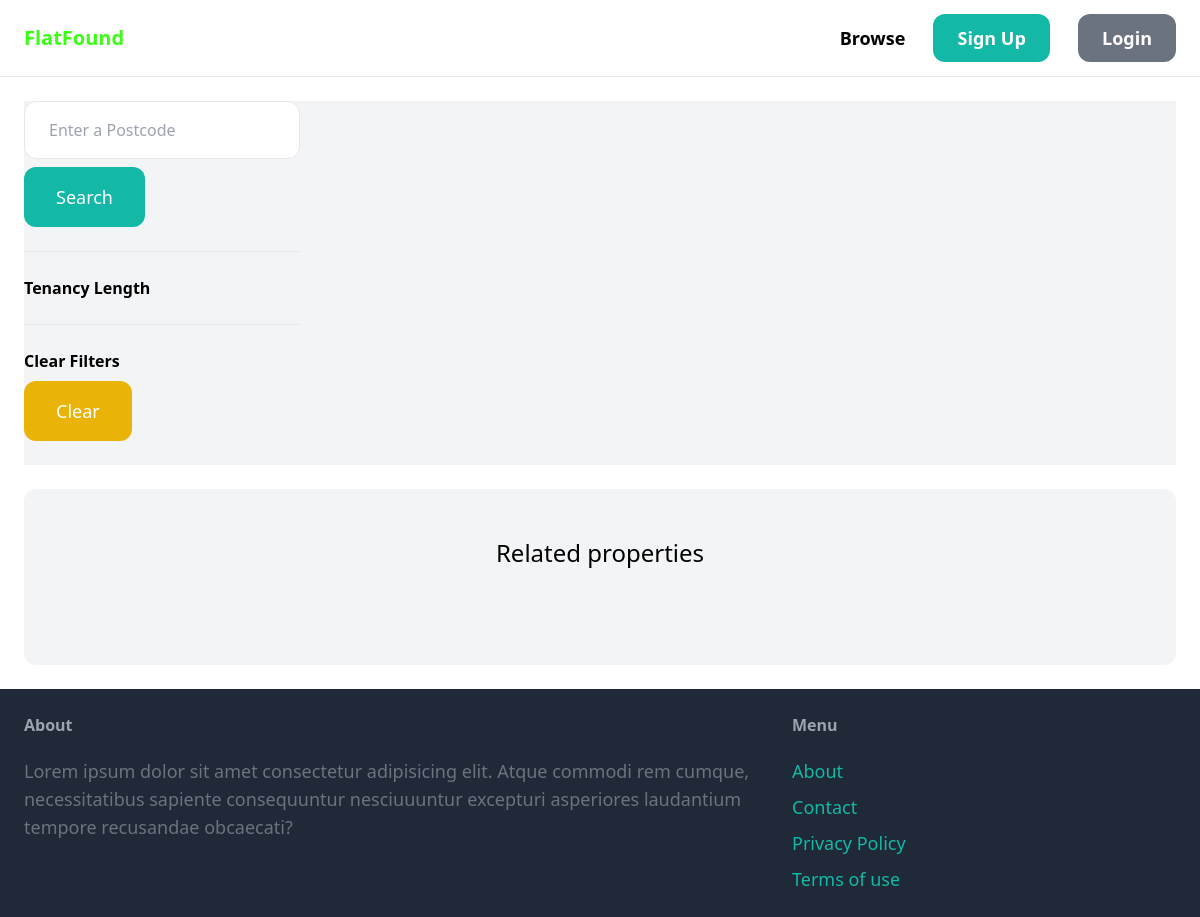
Before: /properties/ with the older database file.
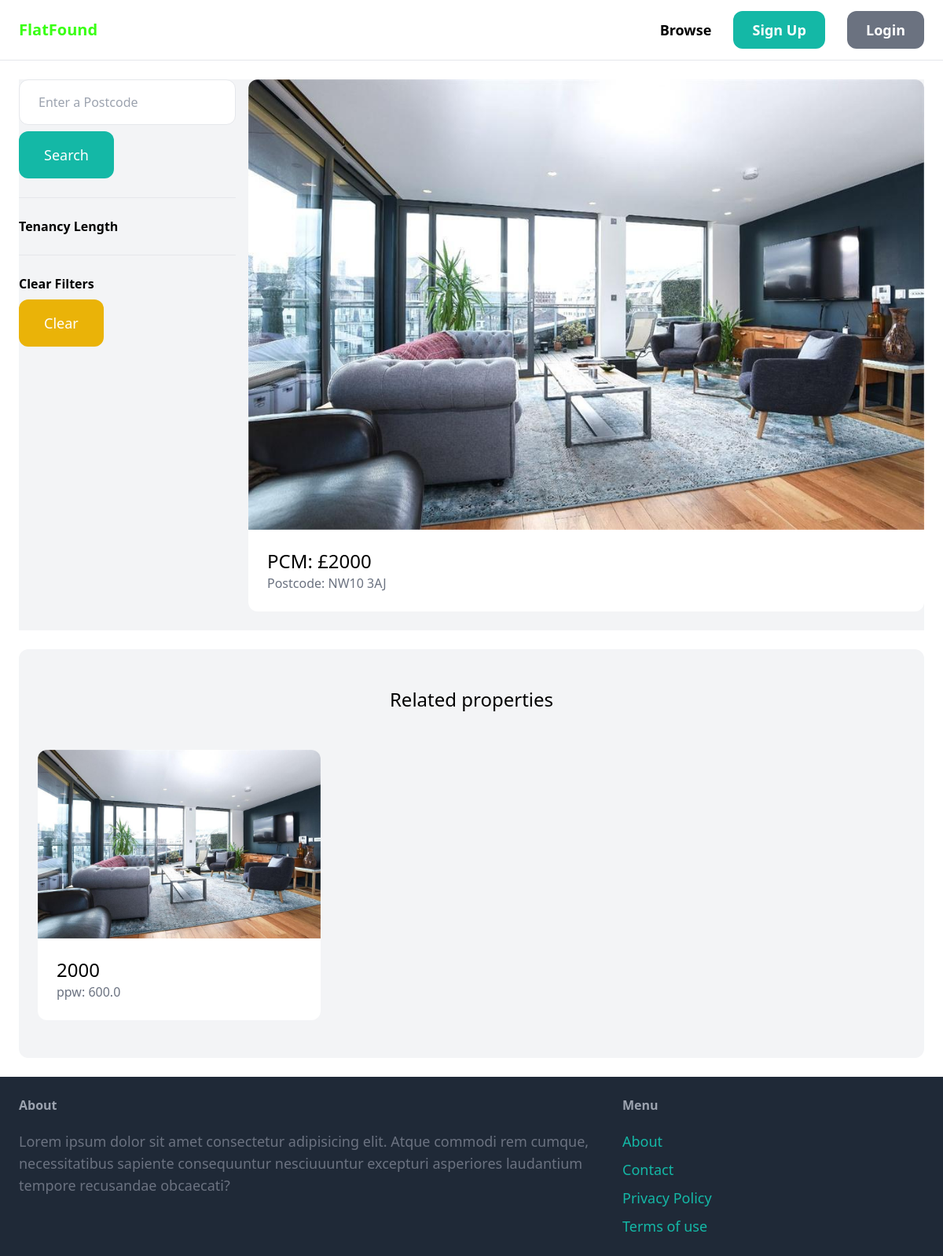
After: the same page with the newer database file.
### property/models.py (models this page shows, shortened)
class Property(models.Model):
    category = models.ForeignKey(
        Category, related_name='properties', on_delete=models.CASCADE)
    price_pcm = models.IntegerField()
    ppw = models.FloatField()
    address = models.TextField(blank=True, null=True)
    postcode = models.TextField(blank=True, null=True)
    description = models.TextField(blank=True, null=True)
    image = models.ImageField(upload_to='prop_images', blank=True, null=True)
    created_by = models.ForeignKey(
        User, related_name='properties', on_delete=models.CASCADE)
    created_at = models.DateField(auto_now_add=True)

### property/views.py (the view)
# urls.py: path('properties/', include('property.urls')),
def property(request):
    query = request.GET.get('query', '')
    length_id = request.GET.get('length', 0)
    length_type = Category.objects.all()
    properties = Property.objects.all()
    if length_id:
        properties = properties.filter(length_id=length_id)
    if query:
        properties = properties.filter(
            Q(postcode__icontains=query) | Q(description__icontains=query))
    return render(request, 'property/listings.html', {
        'properties': properties,
        'query': query,
        'length_type': length_type,
        'length_id': int(length_id)
    })

### property/templates/property/listings.html (shortened to what this page needs)
{% extends 'core/base.html' %}
{% block content %}
<div class="pb-6 grid grid-cols-4 gap-4 bg-gray-100">
    <div class="col-span-1">
        <form action="{% url 'property:properties' %}" method="get">
            <input name="query" value="{{ query }}" type="text" class="w-full py-4 px-6 border rounded-xl" placeholder="Enter a Postcode">
            <button class="mt-2 py-4 px-8 text-lg bg-teal-500 text-white rounded-xl">Search</button>
        </form>
        <hr class="my-6">
        <p class="font-semibold">Tenancy Length</p>
        <hr class="my-6">
        <p class="font-semibold">Clear Filters</p>
        <ul>
            <li><a href="{% url 'property:properties' %}" class="mt-2 py-4 px-8 inline-block bg-yellow-500 text-lg rounded-xl text-white">Clear</a></li>
        </ul>
    </div>
    <div class="col-span-3">
        {% for property in properties %}
        <div>
            <a href="{% url 'property:detail' property.id %}">
                <div>
                    <img src="{{ property.image.url }}" alt="" class="rounded-t-xl">
                </div>
                <div class="p-6 bg-white rounded-b-xl">
                    <h2 class="text-2xl">PCM: £{{ property.price_pcm }}</h2>
                    <p class="text-gray-500">Postcode: {{ property.postcode }}</p>
                </div>
            </a>
        </div>
        {% endfor %}
    </div>
</div>
<div class="mt-6 px-6 py-12 bg-gray-100 rounded-xl">
    <h2 class="mb-12 text-2xl text-center">Related properties</h2>
    <div class="grid grid-cols-3 gap-3">
        {% for property in properties %}
        <div>
            <a href="{% url 'property:detail' property.id %}">
                <div class="">
                    <img src="{{property.image.url }}" alt="" class="rounded-t-xl">
                </div>
                <div class="p-6 bg-white rounded-b-xl">
                    <h2 class="text-2xl">{{property.price_pcm}}</h2>
                    <p class="text-gray-500">ppw: {{property.ppw}}</p>
                </div>
            </a>
        </div>
        {% endfor %}
    </div>
</div>
{% endblock %}

### core/templates/core/base.html (shortened to what this page needs)
<!DOCTYPE html>
<html lang="en">
<head>
    <script src="https://cdn.tailwindcss.com"></script>
</head>
<body>
<nav class="px-6 py-6 flex justify-between items-center border-b border-gray-200">
    <a href="/" class="text-xl font-semibold neon-green">FlatFound</a>
    <div class="space-x-6">
        <a href="{% url 'property:properties' %}" class="text-lg font-semibold hover:text-green-500">Browse</a>
        {% if request.user.is_authenticated %}
        <a href="{% url 'dashboard:index' %}" class="text-lg font-semibold hover:text-grey-500">Dashboard</a>
        <a href="{% url 'property:new' %}" class="text-lg font-semibold hover:text-gray-500">New Listing</a>
        <a href="{% url 'core:logout' %}" class="text-lg font-semibold hover:text-gray-500">Logout</a>
        {% else %}
        <a href="{% url 'core:signup' %}" class="px-6 py-3 text-lg font-semibold bg-teal-500 text-white rounded-xl hover:bg-teal-700">Sign Up</a>
        <a href="{% url 'core:login' %}" class="px-6 py-3 text-lg font-semibold bg-gray-500 text-white rounded-xl hover:bg-gray-700">Login</a>
        {% endif %}
    </div>
</nav>
<div class="px-6 py-6">{% block content %} {% endblock %}</div>
<footer class="py-6 px-6 flex justify-between bg-gray-800">
    <div class="w-2/3 pr-10">
        <h3 class="mb-5 font-semibold text-gray-400">About</h3>
        <p class="text-lg text-gray-500">
            Lorem ipsum dolor sit amet consectetur adipisicing elit. Atque commodi
            rem cumque, necessitatibus sapiente consequuntur nesciuuuntur
            excepturi asperiores laudantium tempore recusandae obcaecati?
        </p>
    </div>
    <div class="w-1/3">
        <h3 class="mb-5 font-semibold text-gray-400">Menu</h3>
        <ul class="space-y-2">
            <li><a href="#" class="text-lg text-teal-500 hover:text-teal-700">About</a></li>
            <li><a href="" class="text-lg text-teal-500 hover:text-teal-700">Contact</a></li>
            <li><a href="#" class="text-lg text-teal-500 hover:text-teal-700">Privacy Policy</a></li>
            <li><a href="#" class="text-lg text-teal-500 hover:text-teal-700">Terms of use</a></li>
        </ul>
    </div>
</footer>
</body>
</html>

### core/templates/core/base.html (style rules this page uses)
.neon-green { color: #39FF14; }

Changed rows visible on the page:
added Property: image (picture), price_pcm "2000", postcode "NW10 3AJ", ppw "600.0"
